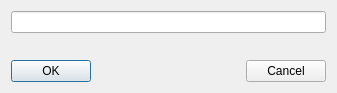
<?xml version="1.0" encoding="UTF-8"?>
<ui version="4.0">
 <class>EditString</class>
 <widget class="QDialog" name="EditString">
  <property name="geometry">
   <rect>
    <x>0</x>
    <y>0</y>
    <width>337</width>
    <height>93</height>
   </rect>
  </property>
  <property name="windowTitle">
   <string>Dialog</string>
  </property>
  <layout class="QVBoxLayout" name="verticalLayout">
   <item>
    <widget class="QLineEdit" name="lineEdit"/>
   </item>
   <item>
    <spacer name="verticalSpacer">
     <property name="orientation">
      <enum>Qt::Vertical</enum>
     </property>
     <property name="sizeHint" stdset="0">
      <size>
       <width>20</width>
       <height>40</height>
      </size>
     </property>
    </spacer>
   </item>
   <item>
    <layout class="QHBoxLayout" name="horizontalLayout_4">
     <item>
      <widget class="QPushButton" name="okButton">
       <property name="text">
        <string>OK</string>
       </property>
       <property name="icon">
        <iconset>
         <normaloff>:/icons/resources/button_ok.png</normaloff>:/icons/resources/button_ok.png</iconset>
       </property>
      </widget>
     </item>
     <item>
      <spacer name="horizontalSpacer_4">
       <property name="orientation">
        <enum>Qt::Horizontal</enum>
       </property>
       <property name="sizeHint" stdset="0">
        <size>
         <width>40</width>
         <height>20</height>
        </size>
       </property>
      </spacer>
     </item>
     <item>
      <widget class="QPushButton" name="cancelButton">
       <property name="text">
        <string>Cancel</string>
       </property>
       <property name="icon">
        <iconset>
         <normaloff>:/icons/resources/cancel.png</normaloff>:/icons/resources/cancel.png</iconset>
       </property>
      </widget>
     </item>
    </layout>
   </item>
  </layout>
 </widget>
 <resources/>
 <connections/>
</ui>
